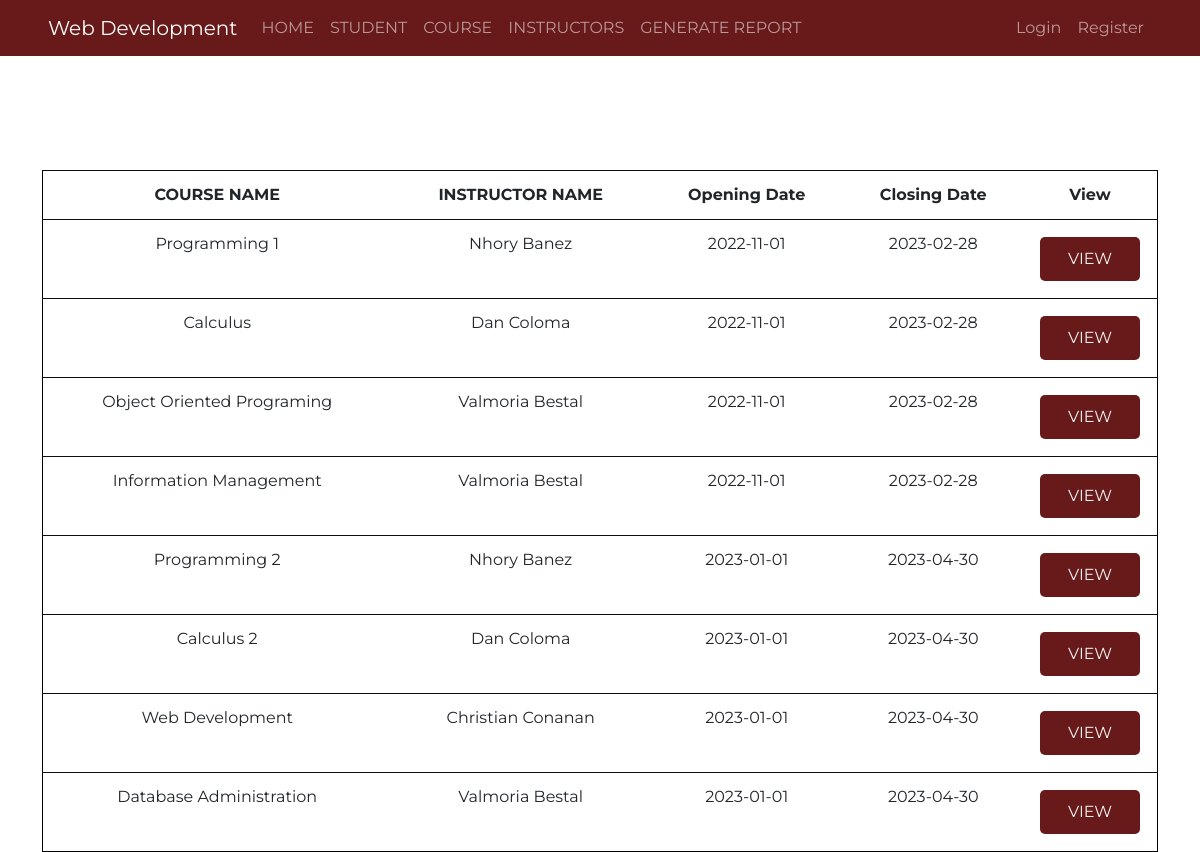
Page /student/courses.php on the earlier database version.
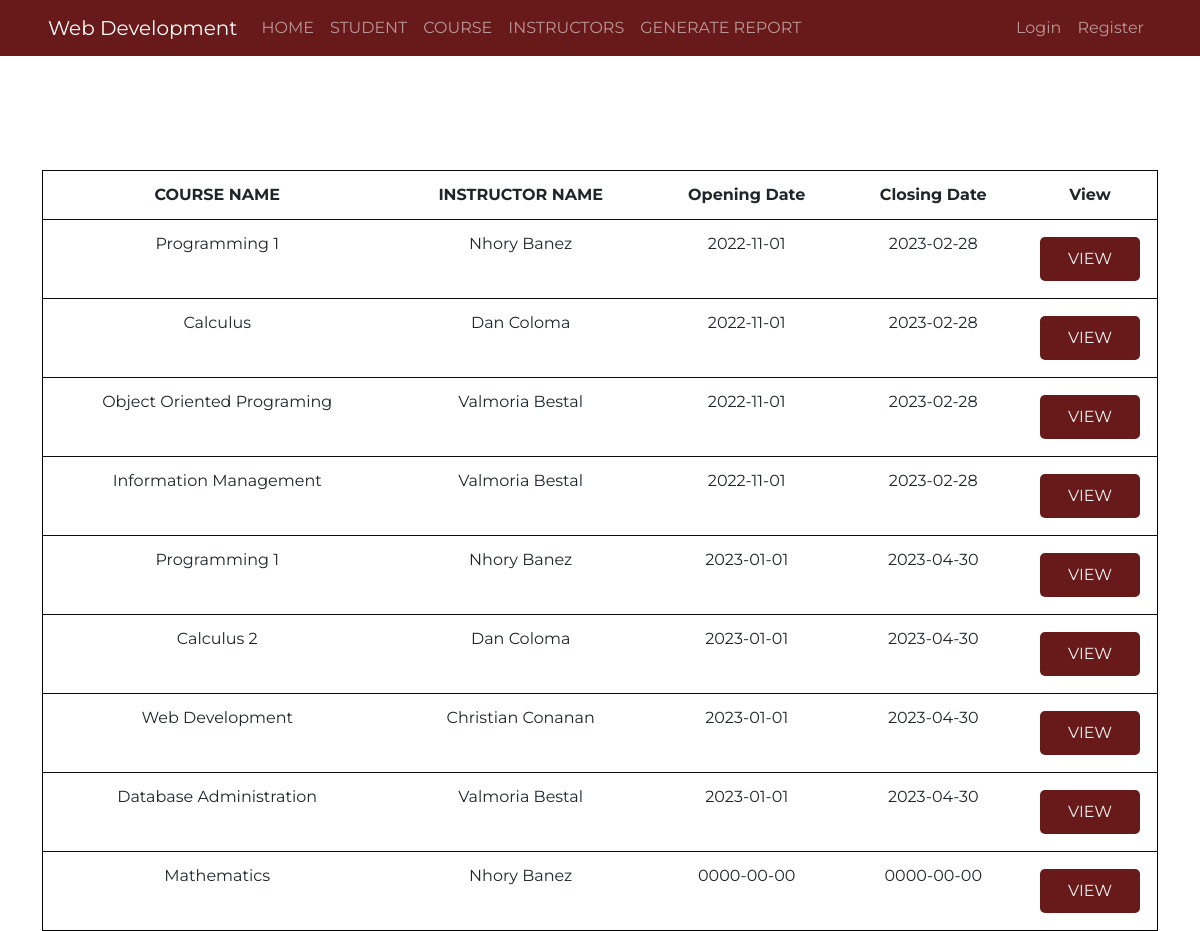
Same page on the later database version.
### tables this page shows
CREATE TABLE `registration_course` (
  `course_reg_id` int(11) NOT NULL,
  `course_id` int(11) DEFAULT NULL,
  `instructor_id` int(11) DEFAULT NULL,
  `opening_date` date DEFAULT NULL,
  `closing_date` date DEFAULT NULL,
  `implementation_nr` int(11) DEFAULT NULL
);

CREATE TABLE `course` (
  `course_id` int(11) NOT NULL,
  `course_title` varchar(30) NOT NULL,
  `number_of_days` int(11) NOT NULL DEFAULT 1,
  `mtap_course` varchar(200) DEFAULT NULL,
  `pre_requisite_course` int(11) DEFAULT NULL,
  `implementation` varchar(200) DEFAULT NULL,
  `year_certified` int(4) NOT NULL
);

CREATE TABLE `account_details` (
  `account_id` int(11) NOT NULL,
  `username` varchar(50) NOT NULL,
  `password` varchar(50) NOT NULL,
  `user_type` varchar(10) NOT NULL,
  `lastname` varchar(50) NOT NULL,
  `firstname` varchar(50) NOT NULL,
  `middlename` varchar(50) NOT NULL,
  `suffix` varchar(10) NOT NULL
);

### student/courses.php (the view, shortened to what this page needs)
<!DOCTYPE html>
<html lang="en">
<head>
    <link href="https://cdn.jsdelivr.net/npm/bootstrap@5.2.3/dist/css/bootstrap.min.css" rel="stylesheet">
</head>
<body>
<?php include '../templates/navigation.php'; ?>
<div class="container">
<?php
require("../templates/connection.php");
$students = mysqli_query($conn, "SELECT
c.course_title,
a.firstname,
a.lastname,
r.opening_date,
r.closing_date,
r.course_reg_id
FROM
registration_course r
JOIN
pool_instructor_details p ON p.instructor_id = r.instructor_id
JOIN
course c ON c.course_id = r.course_id
JOIN
account_details a ON a.account_id = p.account_id;
");
echo "
<table>
<tr>
<th>COURSE NAME</th>
<th>INSTRUCTOR NAME</th>
<th>Opening Date</th>
<th>Closing Date</th>
<th>View</th>
</tr>";
while($row = mysqli_fetch_assoc($students)){
  $cname = $row['course_title'];
  $fname = $row["firstname"];
  $lname = $row["lastname"];
  $opening = $row["opening_date"];
  $closing = $row["closing_date"];
  echo "<tr>";
  echo "<td>$cname</td>";
  echo "<td>$fname $lname</td>";
  echo "<td>$opening</td>";
  echo "<td>$closing</td>";
    echo "<td>
    <div class=container1>
    <div class=deleter>
    <a class=click href='course-registration-details.php?id={$row["course_reg_id"]}'>VIEW</a>
    </div>
    </div>
    </td>";
    echo "</tr>";
    echo "<br>";
}
?>
</div>
</head>
</body>

### templates/navigation.php (shortened to what this page needs)
<nav class = "navbar navbar-expand-lg navbar-dark fixed-top pe-5 ps-5" style = "background-color: #681A1A;">
        <a class = "navbar-brand" href="../user/homepage.php">Web Development</a>
        <div class = "collapse navbar-collapse" id = "portfolio-nav">
            <ul class="nav navbar-nav me-auto">
                <li class ="nav-item">
                    <a class="nav-link" href="../user/homepage.php">HOME</a>
                </li>
                <li class = "nav-item">
                    <a class="nav-link" href="../student/index.php">STUDENT</a>
                </li>
                <li class = "nav-item">
                    <a class="nav-link" href="../course/index.php">COURSE</a>
                </li>
                <li class = " nav-item">
                    <a class="nav-link" href="../instructor/index.php">INSTRUCTORS</a>
                </li>
                <li class="nav-item dropdown">
                    <a class="nav-link" href="../report/index.php">
                        GENERATE REPORT
                    </a>
                </li>
            </ul>
            <ul class="nav navbar-nav ms-auto">
            <?php if(!isset($_SESSION['username'])){ ?>
                        <li class = "nav-item"><a class="nav-link"href="../Access-Level.php">Login</a></li>
                        <li class = "nav-item"><a class="nav-link" href="../user/Registration-Form.php">Register</a></li>
            <?php } ?>
            </ul>
        </div>
	</nav>

### student/courses.php (style rules this page uses)
* { padding: 0; margin: 0; box-sizing: border-box; font-family: 'Montserrat', sans-serif; }
body { background-color: #FFFCFA; font-family: 'Montserrat', sans-serif; }
.container { margin: auto; text-align: center; display:flex; margin-top: 20px; }
td .container1 { margin: 0 auto; }
.container1 { margin: 0 auto; text-align: center; display:flex; }
.container1 .deleter, .container1 .updater { background-color: #681A1A; width: 100px; margin: 5px; text-align: center; justify-content:center; padding: 10px; border-radius: 5px; }
.click, .UpdateClick { min-width:100px; padding: 10px; text-decoration: none; color: #f2f2f2; width:40px; }
table { border-spacing: 0px; width: 100%; border: 1px solid black; margin-top: 150px; }
table td, table th { padding: .75em; vertical-align: top; text-align: center; border-top: 1px solid #0d0d0d; overflow: hidden; }
table td:last-child { width:100px; }

Differences in the rows shown:
changed registration_course (number 5 of 9 on the later page): course.course_title "Programming 2" → "Programming 1"
added registration_course: course.course_title "Mathematics", account_details.firstname "Nhory", account_details.lastname "Banez", opening_date "0000-00-00", closing_date "0000-00-00"
